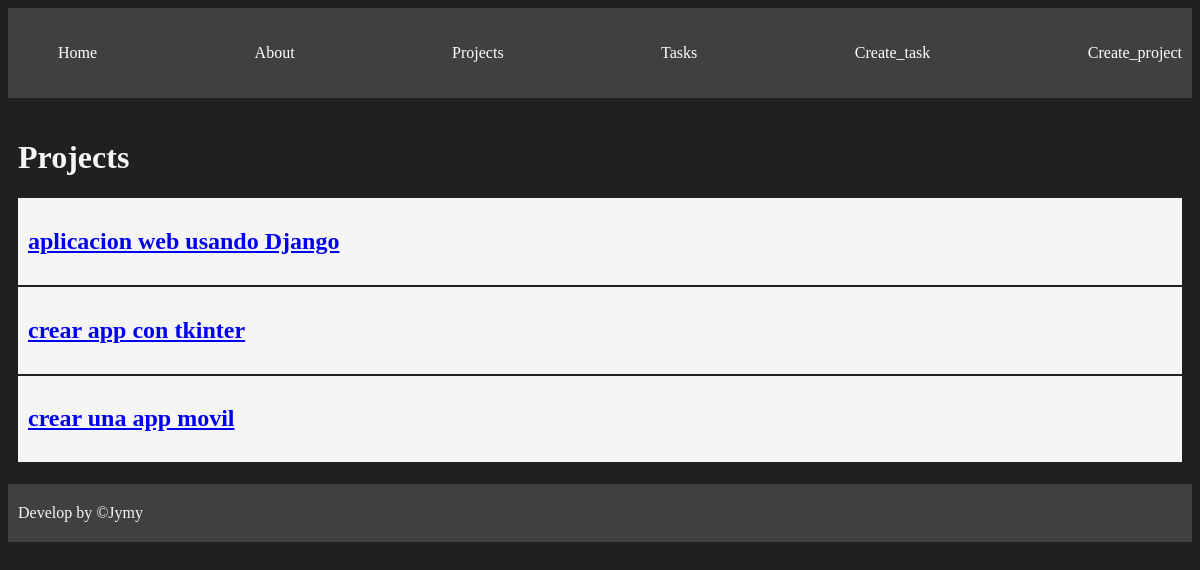
The app's page /projects/, older data.
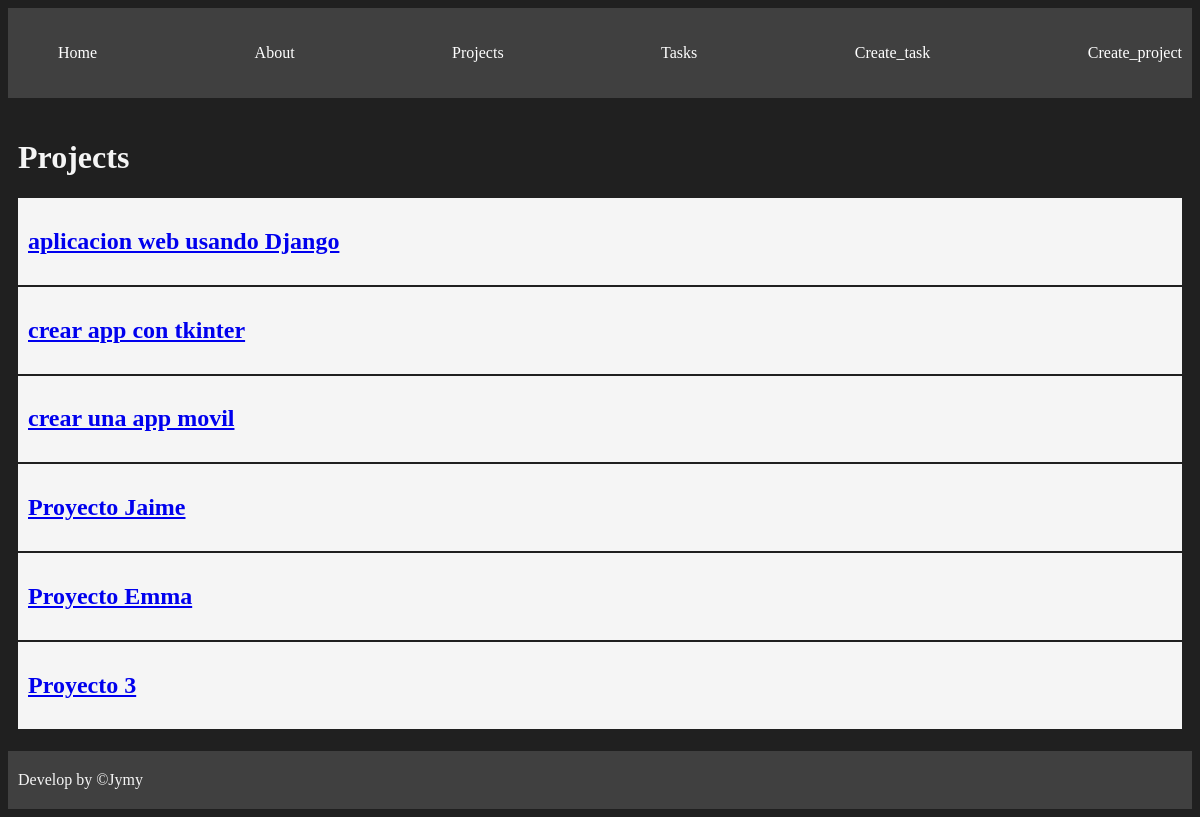
The same page, newer data.
### myapp/models.py (models this page shows, shortened)
class Project(models.Model):
    name = models.CharField(max_length=200)

### myapp/views.py (the view)
# urls.py: path('projects/', views.project, name="projects"),
def project(reqest):
    projects = Project.objects.all()
    return render(reqest, 'projects/projects.html', {
        'projects': projects
    })

### myapp/templates/projects/projects.html
{% extends 'layouts/base.html' %}
{% block content %}
<h1>Projects</h1>
{% for project in projects %}
<article class="card">
    <a href="{% url 'project_detail' project.id %}">
        <h1>{{project.name}}</h1>
    </a>
</article>
{% endfor %}
{% endblock %}

Row changes from the older to the newer data that the page shows:
added Project: name "Proyecto Jaime"
added Project: name "Proyecto Emma"
added Project: name "Proyecto 3"
